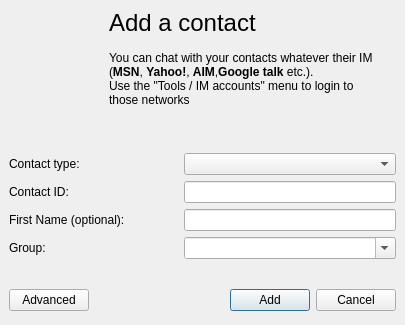
<ui version="4.0" >
 <author></author>
 <comment></comment>
 <exportmacro></exportmacro>
 <class>SimpleAddIMAccount</class>
 <widget class="QDialog" name="SimpleAddIMAccount" >
  <property name="geometry" >
   <rect>
    <x>0</x>
    <y>0</y>
    <width>405</width>
    <height>325</height>
   </rect>
  </property>
  <property name="windowTitle" >
   <string>WengoPhone - Add a Contact Account</string>
  </property>
  <layout class="QGridLayout" >
   <property name="margin" >
    <number>9</number>
   </property>
   <property name="spacing" >
    <number>6</number>
   </property>
   <item row="2" column="0" >
    <layout class="QGridLayout" >
     <property name="margin" >
      <number>0</number>
     </property>
     <property name="spacing" >
      <number>6</number>
     </property>
     <item row="1" column="1" >
      <widget class="QLineEdit" name="contactIdLineEdit" >
       <property name="minimumSize" >
        <size>
         <width>212</width>
         <height>0</height>
        </size>
       </property>
       <property name="maximumSize" >
        <size>
         <width>212</width>
         <height>16777215</height>
        </size>
       </property>
      </widget>
     </item>
     <item row="3" column="0" >
      <widget class="QLabel" name="label_3" >
       <property name="text" >
        <string>Group:</string>
       </property>
       <property name="textFormat" >
        <enum>Qt::PlainText</enum>
       </property>
      </widget>
     </item>
     <item row="2" column="1" >
      <widget class="QLineEdit" name="nameLineEdit" >
       <property name="minimumSize" >
        <size>
         <width>212</width>
         <height>0</height>
        </size>
       </property>
       <property name="maximumSize" >
        <size>
         <width>212</width>
         <height>16777215</height>
        </size>
       </property>
      </widget>
     </item>
     <item row="3" column="1" >
      <widget class="QComboBox" name="groupComboBox" >
       <property name="minimumSize" >
        <size>
         <width>212</width>
         <height>0</height>
        </size>
       </property>
       <property name="maximumSize" >
        <size>
         <width>212</width>
         <height>16777215</height>
        </size>
       </property>
       <property name="editable" >
        <bool>true</bool>
       </property>
      </widget>
     </item>
     <item row="0" column="1" >
      <widget class="QComboBox" name="contactTypeComboBox" >
       <property name="minimumSize" >
        <size>
         <width>212</width>
         <height>0</height>
        </size>
       </property>
       <property name="maximumSize" >
        <size>
         <width>212</width>
         <height>16777215</height>
        </size>
       </property>
      </widget>
     </item>
     <item row="0" column="0" >
      <widget class="QLabel" name="label" >
       <property name="text" >
        <string>Contact type:</string>
       </property>
       <property name="textFormat" >
        <enum>Qt::PlainText</enum>
       </property>
      </widget>
     </item>
     <item row="2" column="0" >
      <widget class="QLabel" name="label_4" >
       <property name="text" >
        <string>First Name (optional):</string>
       </property>
       <property name="textFormat" >
        <enum>Qt::PlainText</enum>
       </property>
      </widget>
     </item>
     <item row="1" column="0" >
      <widget class="QLabel" name="label_2" >
       <property name="text" >
        <string>Contact ID:</string>
       </property>
       <property name="textFormat" >
        <enum>Qt::PlainText</enum>
       </property>
      </widget>
     </item>
    </layout>
   </item>
   <item row="3" column="0" >
    <spacer>
     <property name="orientation" >
      <enum>Qt::Vertical</enum>
     </property>
     <property name="sizeHint" >
      <size>
       <width>20</width>
       <height>16</height>
      </size>
     </property>
    </spacer>
   </item>
   <item row="4" column="0" >
    <layout class="QGridLayout" >
     <property name="margin" >
      <number>0</number>
     </property>
     <property name="spacing" >
      <number>6</number>
     </property>
     <item row="0" column="3" >
      <widget class="QPushButton" name="cancelButton" >
       <property name="text" >
        <string>Cancel</string>
       </property>
       <property name="icon" >
        <iconset resource="../wengophone.qrc" >:/pics/delete.png</iconset>
       </property>
      </widget>
     </item>
     <item row="0" column="0" >
      <widget class="QPushButton" name="advancedConfigPushButton" >
       <property name="text" >
        <string>Advanced</string>
       </property>
      </widget>
     </item>
     <item row="0" column="1" >
      <spacer>
       <property name="orientation" >
        <enum>Qt::Horizontal</enum>
       </property>
       <property name="sizeHint" >
        <size>
         <width>100</width>
         <height>32</height>
        </size>
       </property>
      </spacer>
     </item>
     <item row="0" column="2" >
      <widget class="QPushButton" name="okButton" >
       <property name="text" >
        <string>Add</string>
       </property>
       <property name="icon" >
        <iconset resource="../wengophone.qrc" >:/pics/add.png</iconset>
       </property>
       <property name="default" >
        <bool>true</bool>
       </property>
      </widget>
     </item>
    </layout>
   </item>
   <item row="0" column="0" >
    <widget class="QLabel" name="accountLabel" >
     <property name="palette" >
      <palette>
       <active>
        <color>
         <red>0</red>
         <green>0</green>
         <blue>0</blue>
        </color>
        <color>
         <red>236</red>
         <green>233</green>
         <blue>216</blue>
        </color>
        <color>
         <red>255</red>
         <green>255</green>
         <blue>255</blue>
        </color>
        <color>
         <red>241</red>
         <green>239</green>
         <blue>226</blue>
        </color>
        <color>
         <red>172</red>
         <green>168</green>
         <blue>153</blue>
        </color>
        <color>
         <red>157</red>
         <green>155</green>
         <blue>144</blue>
        </color>
        <color>
         <red>255</red>
         <green>255</green>
         <blue>255</blue>
        </color>
        <color>
         <red>255</red>
         <green>255</green>
         <blue>255</blue>
        </color>
        <color>
         <red>0</red>
         <green>0</green>
         <blue>0</blue>
        </color>
        <color>
         <red>255</red>
         <green>255</green>
         <blue>255</blue>
        </color>
        <color>
         <red>236</red>
         <green>233</green>
         <blue>216</blue>
        </color>
        <color>
         <red>113</red>
         <green>111</green>
         <blue>100</blue>
        </color>
        <color>
         <red>49</red>
         <green>106</green>
         <blue>197</blue>
        </color>
        <color>
         <red>255</red>
         <green>255</green>
         <blue>255</blue>
        </color>
        <color>
         <red>0</red>
         <green>0</green>
         <blue>255</blue>
        </color>
        <color>
         <red>255</red>
         <green>0</green>
         <blue>255</blue>
        </color>
        <color>
         <red>232</red>
         <green>232</green>
         <blue>232</blue>
        </color>
       </active>
       <inactive>
        <color>
         <red>0</red>
         <green>0</green>
         <blue>0</blue>
        </color>
        <color>
         <red>236</red>
         <green>233</green>
         <blue>216</blue>
        </color>
        <color>
         <red>255</red>
         <green>255</green>
         <blue>255</blue>
        </color>
        <color>
         <red>241</red>
         <green>239</green>
         <blue>226</blue>
        </color>
        <color>
         <red>172</red>
         <green>168</green>
         <blue>153</blue>
        </color>
        <color>
         <red>157</red>
         <green>155</green>
         <blue>144</blue>
        </color>
        <color>
         <red>255</red>
         <green>255</green>
         <blue>255</blue>
        </color>
        <color>
         <red>255</red>
         <green>255</green>
         <blue>255</blue>
        </color>
        <color>
         <red>0</red>
         <green>0</green>
         <blue>0</blue>
        </color>
        <color>
         <red>255</red>
         <green>255</green>
         <blue>255</blue>
        </color>
        <color>
         <red>236</red>
         <green>233</green>
         <blue>216</blue>
        </color>
        <color>
         <red>113</red>
         <green>111</green>
         <blue>100</blue>
        </color>
        <color>
         <red>236</red>
         <green>233</green>
         <blue>216</blue>
        </color>
        <color>
         <red>0</red>
         <green>0</green>
         <blue>0</blue>
        </color>
        <color>
         <red>0</red>
         <green>0</green>
         <blue>255</blue>
        </color>
        <color>
         <red>255</red>
         <green>0</green>
         <blue>255</blue>
        </color>
        <color>
         <red>232</red>
         <green>232</green>
         <blue>232</blue>
        </color>
       </inactive>
       <disabled>
        <color>
         <red>118</red>
         <green>116</green>
         <blue>108</blue>
        </color>
        <color>
         <red>236</red>
         <green>233</green>
         <blue>216</blue>
        </color>
        <color>
         <red>255</red>
         <green>255</green>
         <blue>255</blue>
        </color>
        <color>
         <red>245</red>
         <green>244</green>
         <blue>235</blue>
        </color>
        <color>
         <red>172</red>
         <green>168</green>
         <blue>153</blue>
        </color>
        <color>
         <red>157</red>
         <green>155</green>
         <blue>144</blue>
        </color>
        <color>
         <red>118</red>
         <green>116</green>
         <blue>108</blue>
        </color>
        <color>
         <red>255</red>
         <green>255</green>
         <blue>255</blue>
        </color>
        <color>
         <red>118</red>
         <green>116</green>
         <blue>108</blue>
        </color>
        <color>
         <red>236</red>
         <green>233</green>
         <blue>216</blue>
        </color>
        <color>
         <red>236</red>
         <green>233</green>
         <blue>216</blue>
        </color>
        <color>
         <red>0</red>
         <green>0</green>
         <blue>0</blue>
        </color>
        <color>
         <red>49</red>
         <green>106</green>
         <blue>197</blue>
        </color>
        <color>
         <red>255</red>
         <green>255</green>
         <blue>255</blue>
        </color>
        <color>
         <red>0</red>
         <green>0</green>
         <blue>255</blue>
        </color>
        <color>
         <red>255</red>
         <green>0</green>
         <blue>255</blue>
        </color>
        <color>
         <red>232</red>
         <green>232</green>
         <blue>232</blue>
        </color>
       </disabled>
      </palette>
     </property>
     <property name="text" >
      <string>&lt;span style="font-size:18pt;">Add a contact&lt;/span>&lt;br>&lt;br>&lt;span>You can chat with your contacts whatever their IM&lt;br>(&lt;b>MSN&lt;/b>, &lt;b>Yahoo!&lt;/b>, &lt;b>AIM&lt;/b>,&lt;b>Google talk&lt;/b> etc.).&lt;br>Use the "Tools / IM accounts" menu to login to&lt;br>those networks&lt;/span></string>
     </property>
     <property name="wordWrap" >
      <bool>false</bool>
     </property>
     <property name="indent" >
      <number>100</number>
     </property>
    </widget>
   </item>
   <item row="1" column="0" >
    <spacer>
     <property name="orientation" >
      <enum>Qt::Vertical</enum>
     </property>
     <property name="sizeHint" >
      <size>
       <width>20</width>
       <height>40</height>
      </size>
     </property>
    </spacer>
   </item>
  </layout>
 </widget>
 <pixmapfunction></pixmapfunction>
 <tabstops>
  <tabstop>contactIdLineEdit</tabstop>
  <tabstop>nameLineEdit</tabstop>
  <tabstop>groupComboBox</tabstop>
  <tabstop>okButton</tabstop>
  <tabstop>cancelButton</tabstop>
  <tabstop>advancedConfigPushButton</tabstop>
  <tabstop>contactTypeComboBox</tabstop>
 </tabstops>
 <resources>
  <include location="../wengophone.qrc" />
 </resources>
 <connections/>
</ui>
